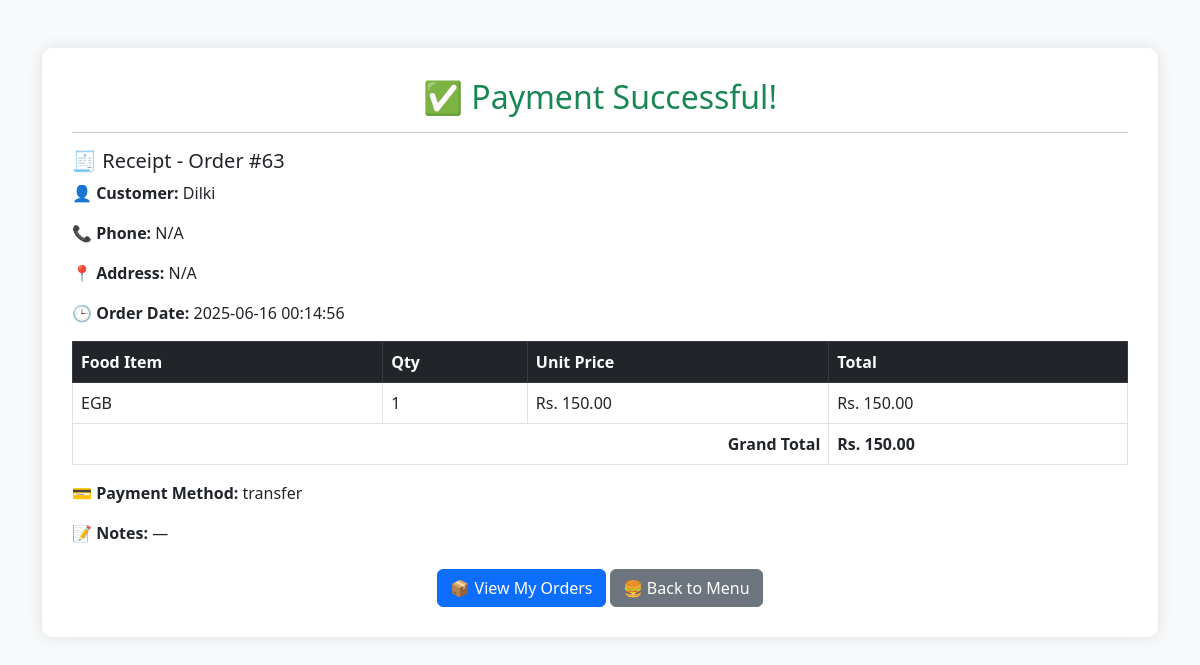
Screenshot of /customer/bill.php (signed in) with the database file from the repository.
### tables this page shows
CREATE TABLE `orders` (
  `id` int(11) NOT NULL,
  `user_id` int(11) DEFAULT NULL,
  `order_date` datetime DEFAULT current_timestamp(),
  `status` varchar(50) NOT NULL DEFAULT 'Pending',
  `payment_method` varchar(50) DEFAULT NULL,
  `created_at` timestamp NOT NULL DEFAULT current_timestamp(),
  `name` varchar(100) DEFAULT NULL,
  `phone` varchar(20) DEFAULT NULL,
  `address` text DEFAULT NULL,
  `total` decimal(10,2) DEFAULT NULL,
  `notes` text DEFAULT NULL,
  `payment_status` varchar(50) NOT NULL DEFAULT 'Unpaid'
);

CREATE TABLE `users` (
  `id` int(11) NOT NULL,
  `username` varchar(50) DEFAULT NULL,
  `name` varchar(100) DEFAULT NULL,
  `nic` varchar(20) DEFAULT NULL,
  `email` varchar(100) DEFAULT NULL,
  `password` varchar(255) DEFAULT NULL,
  `phone` varchar(20) DEFAULT NULL,
  `address` text DEFAULT NULL,
  `city` varchar(100) NOT NULL,
  `contact` varchar(20) DEFAULT NULL,
  `registration_date` datetime DEFAULT current_timestamp()
);

CREATE TABLE `order_items` (
  `id` int(11) NOT NULL,
  `order_id` int(11) NOT NULL,
  `food_id` int(11) NOT NULL,
  `quantity` int(11) NOT NULL,
  `price` decimal(10,2) DEFAULT NULL
);

CREATE TABLE `food_items` (
  `id` int(11) NOT NULL,
  `name` varchar(100) DEFAULT NULL,
  `description` text DEFAULT NULL,
  `price` decimal(10,2) DEFAULT NULL,
  `image` varchar(255) DEFAULT NULL,
  `category_id` int(11) DEFAULT NULL,
  `created_at` timestamp NOT NULL DEFAULT current_timestamp(),
  `category` varchar(50) DEFAULT 'Uncategorized',
  `new_category_id` int(11) DEFAULT NULL,
  `stock` int(11) NOT NULL DEFAULT 0
);

### customer/bill.php (the view, shortened to what this page needs)
<?php
include("../includes/db.php");
$user_id = $_SESSION['user_id'];
$order_result = $conn->query("SELECT * FROM orders WHERE user_id = $user_id ORDER BY id DESC LIMIT 1");
$order = $order_result->fetch_assoc();
$order_id = $order['id'];
$user_result = $conn->query("SELECT name, phone, address FROM users WHERE id = $user_id");
$user = $user_result->fetch_assoc();
$items_result = $conn->query("
    SELECT fi.name, oi.quantity, oi.price
    FROM order_items oi
    JOIN food_items fi ON oi.food_id = fi.id
    WHERE oi.order_id = $order_id
");
?>
<!DOCTYPE html>
<html>
<head>
    <link href="https://cdn.jsdelivr.net/npm/bootstrap@5.3.0/dist/css/bootstrap.min.css" rel="stylesheet">
</head>
<body class="bg-light">
<div class="container mt-5">
    <div class="receipt-box">
        <h2 class="text-success text-center">✅ Payment Successful!</h2>
        <hr>
        <h5>🧾 Receipt - Order #<?= $order_id ?></h5>
        <p><strong>👤 Customer:</strong> <?= htmlspecialchars($user['name'] ?? 'N/A') ?></p>
        <p><strong>📞 Phone:</strong> <?= htmlspecialchars($user['phone'] ?? 'N/A') ?></p>
        <p><strong>📍 Address:</strong> <?= htmlspecialchars($user['address'] ?? 'N/A') ?></p>
        <p><strong>🕒 Order Date:</strong> <?= $order['order_date'] ?></p>
        <table class="table table-bordered mt-3">
            <thead class="table-dark">
                <tr>
                    <th>Food Item</th>
                    <th>Qty</th>
                    <th>Unit Price</th>
                    <th>Total</th>
                </tr>
            </thead>
            <tbody>
                <?php $grand_total = 0; ?>
                <?php while ($item = $items_result->fetch_assoc()):
                    $item_total = $item['price'] * $item['quantity'];
                    $grand_total += $item_total;
                ?>
                <tr>
                    <td><?= htmlspecialchars($item['name']) ?></td>
                    <td><?= $item['quantity'] ?></td>
                    <td>Rs. <?= number_format($item['price'], 2) ?></td>
                    <td>Rs. <?= number_format($item_total, 2) ?></td>
                </tr>
                <?php endwhile; ?>
                <tr>
                    <td colspan="3" class="text-end"><strong>Grand Total</strong></td>
                    <td><strong>Rs. <?= number_format($grand_total, 2) ?></strong></td>
                </tr>
            </tbody>
        </table>
        <p><strong>💳 Payment Method:</strong> <?= htmlspecialchars($order['payment_method'] ?? 'N/A') ?></p>
        <p><strong>📝 Notes:</strong> <?= $order['notes'] ? nl2br(htmlspecialchars($order['notes'])) : '—' ?></p>
        <div class="mt-4 text-center">
            <a href="orders.php" class="btn btn-primary">📦 View My Orders</a>
            <a href="menu.php" class="btn btn-secondary">🍔 Back to Menu</a>
        </div>
    </div>
</div>
</body>
</html>

### customer/bill.php (style rules this page uses)
.receipt-box { background: #fff; padding: 30px; border-radius: 10px; box-shadow: 0 0 15px rgba(0,0,0,0.1); }

### rows the page displays
orders: id "63", order_date "2025-06-16 00:14:56", payment_method "transfer"
users: name "Dilki", phone "N/A", address "N/A"
order_items: food.name "EGB", quantity "1", price "150.00"

### other values shown
$grand_total "150.00"
